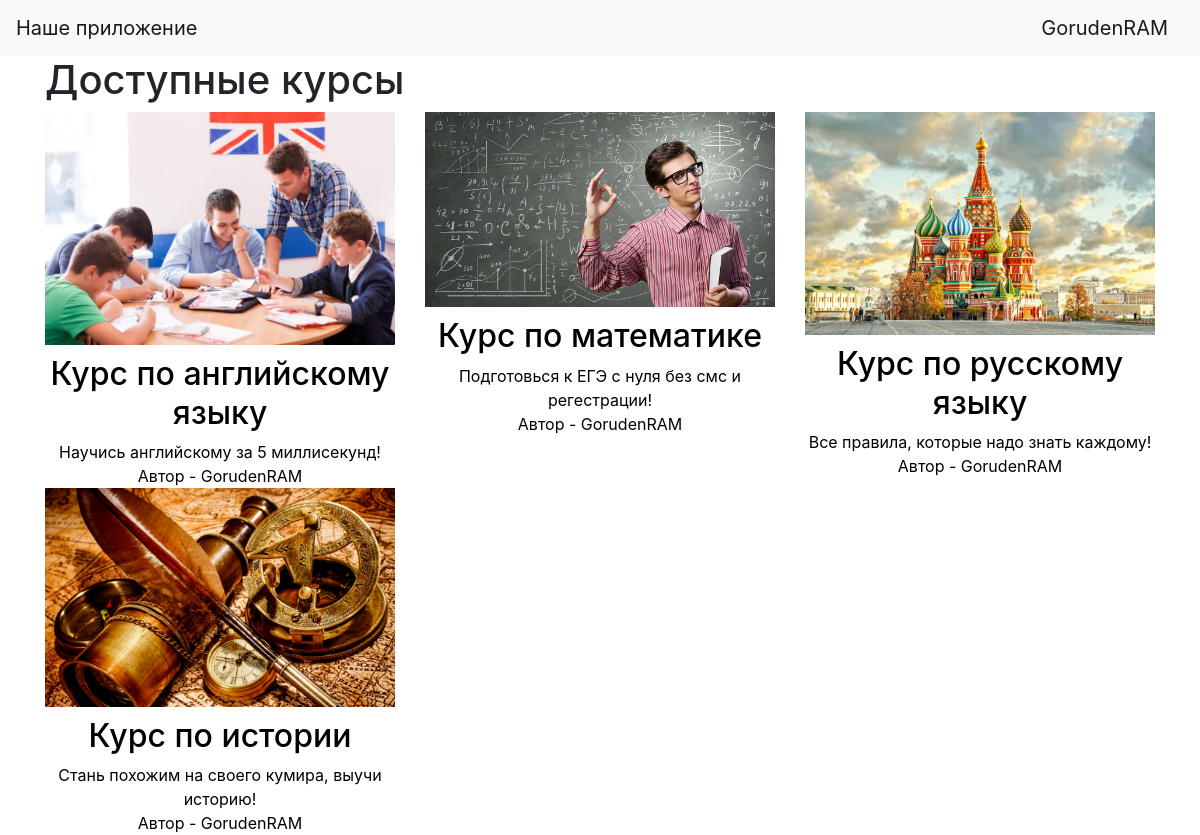
The page / (signed in) on the database its author committed.
### data/users.py (models this page shows, shortened)
class User(SqlAlchemyBase, UserMixin):
    __tablename__ = 'users'
    id = sqlalchemy.Column(sqlalchemy.Integer,
                           primary_key=True, autoincrement=True)
    name = sqlalchemy.Column(sqlalchemy.String)
    email = sqlalchemy.Column(sqlalchemy.String,
                              index=True, unique=True)
    hashed_password = sqlalchemy.Column(sqlalchemy.String)
    created_date = sqlalchemy.Column(sqlalchemy.DateTime,
                                     default=datetime.datetime.now)
    is_admin = sqlalchemy.Column(sqlalchemy.Boolean, default=0)
    test_results_json = sqlalchemy.Column(sqlalchemy.JSON, default={})
    last_chapters_json = sqlalchemy.Column(sqlalchemy.JSON, default={})

### data/courses.py (models this page shows)
class Course(SqlAlchemyBase):
    __tablename__ = 'courses'
    id = sqlalchemy.Column(sqlalchemy.Integer,
                           primary_key=True, autoincrement=True)
    title = sqlalchemy.Column(sqlalchemy.String)
    theme = sqlalchemy.Column(sqlalchemy.String)
    content = sqlalchemy.Column(sqlalchemy.String)
    created_date = sqlalchemy.Column(sqlalchemy.DateTime,
                                     default=datetime.datetime.now)
    is_private = sqlalchemy.Column(sqlalchemy.Boolean)
    user_id = sqlalchemy.Column(sqlalchemy.Integer,
                                sqlalchemy.ForeignKey("users.id"))
    img = sqlalchemy.Column(sqlalchemy.String)
    user = orm.relation('User')

### main.py (the view)
@app.route("/")
def index():
    db_sess = db_session.create_session()
    if current_user.is_authenticated:
        courses = db_sess.query(Course).filter(
            (Course.user == current_user) | (Course.is_private != True))
    else:
        courses = db_sess.query(Course).filter(Course.is_private != True)
    return render_template("index.html", courses=courses)

### data/db_session.py (called while the page is built)
def create_session() -> Session:
    global __factory
    return __factory()

### main.py (called while the page is built)
@login_manager.user_loader
def load_user(user_id):
    db_sess = db_session.create_session()
    return db_sess.query(User).get(user_id)

### templates/index.html
{% extends "base.html" %}
{% block content %}
<h1>Доступные курсы</h1>
<div class="row">
    <div class="col-md-12 curses">
        <div class="row">
    {% for item in courses %}
            <div class="col-md-4 curse">
                    <a class="course__wrapper" href="/course/{{item.id}}/0">
                    <img class="course__img" src={{item.img}} alt='Здесь должно быть изображение, но оно пропало'/>
                    <h2 class="course__title">{{item.title}}</h2>
                    <div class="course__content">
                        {{item.content}}
                    </div>
                    <div class="course__author">
                        Автор - {{item.user.name}}
                    </div>
                </a>
            </div>
    {% endfor %}
        </div>
    </div>
</div>
{% endblock %}

### templates/base.html (shortened to what this page needs)
<!doctype html>
<html lang="en">
<head>
    <link rel="stylesheet"
          href="https://stackpath.bootstrapcdn.com/bootstrap/4.4.1/css/bootstrap.min.css"
>
    <link rel="stylesheet" type="text/css" href="{{url_for('static', filename='css/style.css')}}" />
</head>
<body>
<header>
    <nav class="navbar navbar-light bg-light">
        <a class="navbar-brand" href="#">Наше приложение</a>
        {% if current_user.is_authenticated %}
    <a class="navbar-brand" href="/user">{{ current_user.name }}</a>
{% else %}
    <p>
        <a class="btn btn-primary " href="/register">Зарегистрироваться</a>
        <a class="btn btn-success" href="/login">Войти</a>
    </p>
{% endif %}
    </nav>
</header>
<main role="main" class="container">
    {% block content %}{% endblock %}
</main>
</body>
</html>

### static/css/style.css (style rules this page uses)
.course__wrapper { text-decoration: none; color: #000; text-align: center; }
.course__img { padding-bottom: 10px; max-width: 100%; }
.course__title { padding: 0px; }
.course__content { padding: 0px; }
.course__author { padding: 0px; }

### rows shown on the page
User: name "GorudenRAM"
Course: img (picture), title "Курс по английскому языку", content "Научись английскому за 5 миллисекунд!", user.name "GorudenRAM"
Course: img (picture), title "Курс по математике", content "Подготовься к ЕГЭ с нуля без смс и регестрации!", user.name "GorudenRAM"
Course: img (picture), title "Курс по русскому языку", content "Все правила, которые надо знать каждому!", user.name "GorudenRAM"
Course: img (picture), title "Курс по истории", content "Стань похожим на своего кумира, выучи историю!", user.name "GorudenRAM"
